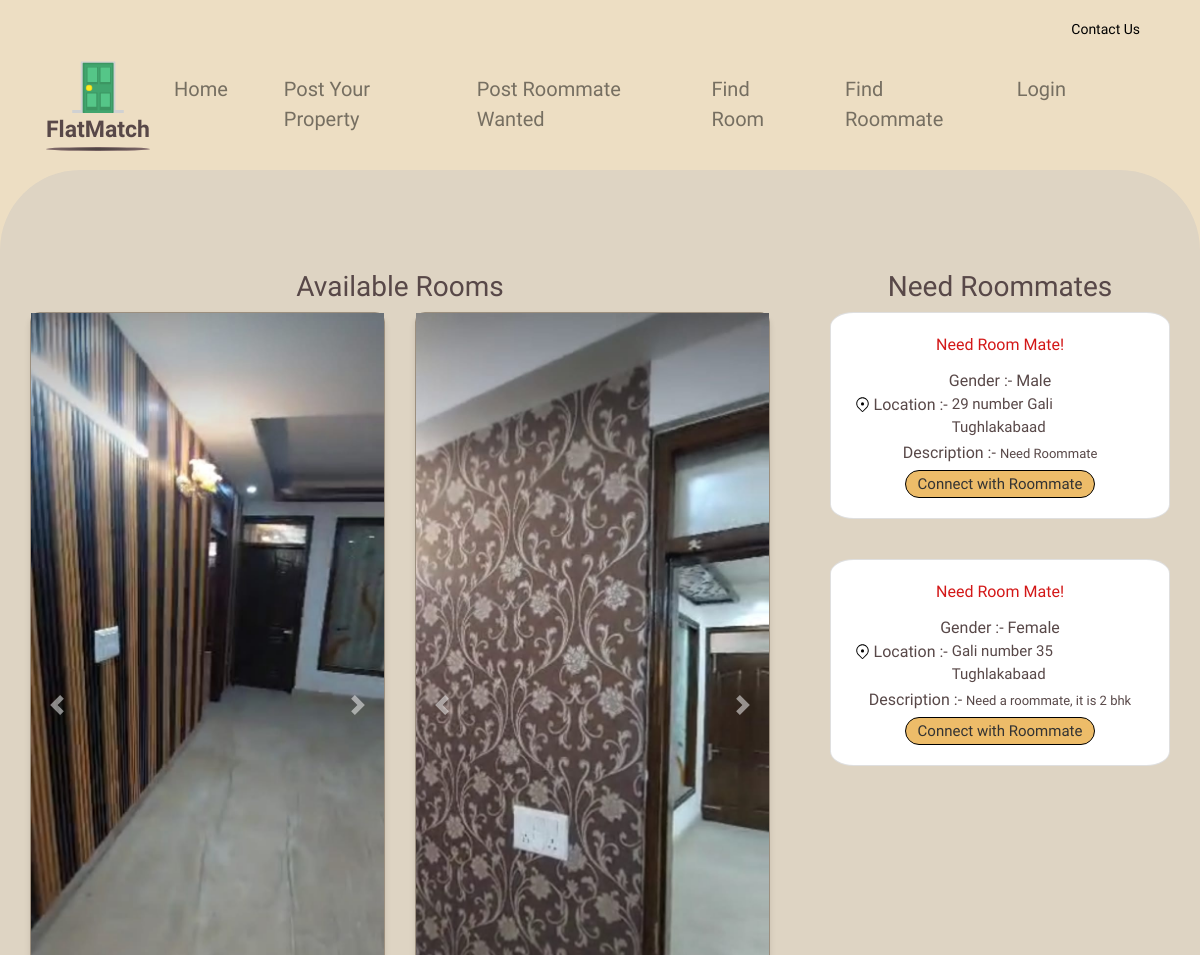
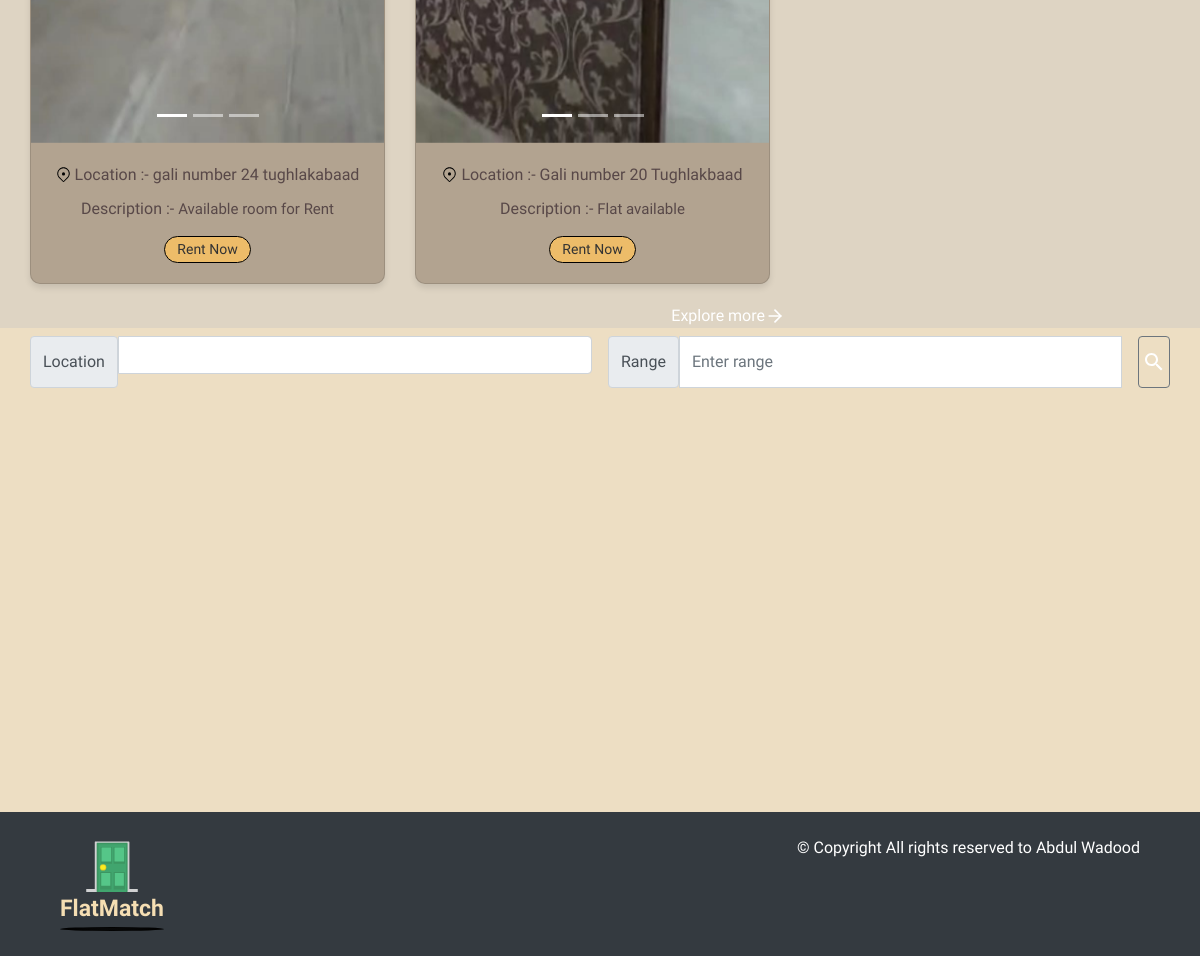
The page / on the database its author committed (2 pictures, top to bottom).
### tables this page shows
CREATE TABLE Room (
                 id INTEGER PRIMARY KEY,
                 address TEXT,
                 description TEXT,
                 latitude REAL,
                 longitude REAL,
                images TEXT
                 );

CREATE TABLE Roommate (
                id INTEGER PRIMARY KEY,
                address TEXT,   
                gender TEXT,
                description TEXT,
                contact TEXT,
                latitude REAL,
                longitude REAL
                 );

### app.py (the view)
@app.route('/')
def index():
    conn = sqlite3.connect('dummy.db')
    c = conn.cursor()
    c.execute("SELECT * FROM Room")
    rooms = c.fetchall()
    print("rooms data= ",rooms)
    room_data = []
    for room in rooms:
        images = room[5].split(', ') if room[5] else []
        room_data.append({'room': room, 'images': images})
    c.execute("SELECT id,address,gender,description FROM Roommate")
    roommates = c.fetchall()
    print("roommates data= ",roommates)
    conn.close()
    if 'username' in session:
            username = session['username']
            print("username=",username)
            return render_template('index.html', room_data=room_data, roommates=roommates, username=username)
    else:
        return render_template('index.html', room_data=room_data, roommates=roommates)

### templates/index.html (shortened to what this page needs)
{% extends "base.html" %}
{% block content %}
<div class="custom-div">
    <div class="row">
        <div class="col-md-8" style="margin-top: 100px;">
          <h3 class="text-center">Available Rooms</h3>
          <div class="row">
                {% for data in room_data %}
                <div class="col-md-6" style="margin-bottom: 20px;">
                    <div class="card" style="text-align: center; border-radius: 10px; background-color: var(--color-darkgray); box-shadow: 0px 4px 6px rgba(0, 0, 0, 0.1);">
                        <div id="demo{{ data['room'][0] }}" class="carousel slide" data-ride="carousel">
                            <ul class="carousel-indicators">
                                {% for image in data['images'] %}
                                <li data-target="#demo{{ data['room'][0] }}" data-slide-to="{{ loop.index0 }}" {% if loop.first %}class="active"{% endif %}></li>
                                {% endfor %}
                            </ul>
                            <div class="carousel-inner">
                                {% for image in data['images'] %}
                                <div class="carousel-item {% if loop.first %}active{% endif %}">
                                    <img src="{{ url_for('static', filename='uploads/' + image) }}" alt="Image" width="100%" height="auto">
                                </div>
                                {% endfor %}
                            </div>
                            <a class="carousel-control-prev" href="#demo{{ data['room'][0] }}" data-slide="prev">
                                <span class="carousel-control-prev-icon"></span>
                            </a>
                            <a class="carousel-control-next" href="#demo{{ data['room'][0] }}" data-slide="next">
                                <span class="carousel-control-next-icon"></span>
                            </a>
                        </div>
                        <div class="card-body">
                            <div style="display: block;">
                                <img src="/static/location.svg" style="vertical-align: top; margin-top: 4px; width: 15px;" alt="">
                                <p class="card-text" style="display: inline; vertical-align: top; font-family: var(--font-kodchasan);">Location :- </p>
                                <p class="card-text" style="display: inline-block; max-width: 80%; text-overflow: ellipsis; text-align: left; font-size: 16px; font-family: var(--font-kufam);">{{ data['room'][1] }}</p>
                            </div>
                            <div style="display: block; margin-top: 10px;">
                                <p class="card-text" style="display: inline; vertical-align: top; font-family: var(--font-kodchasan);">Description :- </p>
                                <p class="card-text" style="display: inline-block; max-width: 80%; text-overflow: ellipsis; text-align: left; font-size: 15px;">{{ data['room'][2] }}</p>
                            </div>
                            <a href="/room?id={{ data['room'][0] }}" class="btn btn-primary rounded-pill customised-btn" style="font-size: 14px; margin-top: 15px;">Rent Now</a>
                        </div>
                    </div>
                </div>
                {% endfor %}
            </div>
            <a href="/room?id=all" style="color: white;text-align: right;display: flex;justify-content: right;">
                Explore more
                <img src="/static/arrow-right (1).svg" alt="" >
            </a>
        </div>
        <div class="col-md-4" style="margin-top: 100px;">
          <h3 class="text-center">Need Roommates</h3>
            <div class="row ">
              {% for roommate in roommates %}
              <div class="col-md-12" style="margin-bottom: 2.5rem;">
                  <div class="card" style="border-radius: 7%;">
                      <div class="card-body customised-roommate-fonts-colors" style="text-align: center;">
                          <h7 class="card-title" >Need Room Mate!</h7>
                          <div style="display: block;">
                              <p class="card-text" style="display: inline; font-family: var(--font-kodchasan);">Gender :- </p>
                              <p class="card-text" id="gender" style="display: inline;">{{ roommate[2] }}</p>
                          </div>
                          <div style="display: block; ">
                              <img src="/static/location.svg" style="vertical-align: top; margin-top: 4px; width: 15px;" alt="">
                              <p class="card-text" style="display: inline; vertical-align: top; font-family: var(--font-kodchasan);">Location :- </p>
                              <p class="card-text" style="display: inline-block; max-width: 65%; text-overflow: ellipsis;text-align: left;font-size: 15px;">{{ roommate[1] }}</p>
                          </div>
                          <div style="display: block; margin-top: 2px;">
                              <p class="card-text" style="display: inline; vertical-align: top; font-family: var(--font-kodchasan);">Description :- </p>
                              <p class="card-text" style="display: inline-block; max-width: 65%; text-overflow: ellipsis;text-align: left; font-size: 13px;">{{ roommate[3] }}</p>
                          </div>
                          {% if roommate[4] %}
                          <div>
                              <p class="card-text" style="font-weight: 600; margin-top: 2px;">Contact Info: {{ roommate[4] }}</p>
                          </div>
                          {% else %}
                          <a href="/roommate?id={{ roommate[0] }}" style="margin-top: 5px;" class="btn btn-primary rounded-pill customised-btn">Connect with Roommate</a>
                          {% endif %}
                      </div>
                  </div>
              </div>
              {% endfor %}
            </div>
        </div>
    </div>
</div>
<div class="container mt-2" style="max-width: 100%;">
  <div class="row">
  <div class="col d-flex justify-content-center">
    <div class="input-group mb-3 mr-3" id='searchBoxContainer' >
        <label class="input-group-text" for="location" id="location">Location</label>
          <input class="form-control" type='text'  id='searchBox' />
    </div>
    <div class="input-group mb-3 ms-3">
        <label class="input-group-text" for="range" id="range">Range</label>
        <input type="text" class="form-control mr-3" id="rangeinput" style="box-sizing: content-box;background-color: rgb(255, 255, 255);"placeholder="Enter range">
        <button class="btn btn-outline-secondary" type="button" onclick="getLocation()" style="padding: 3px;">
          <img src="/static/search_white_24dp.svg" alt="">
         </button>
    </div>
    </div>
  </div>
    <div class="row">
    <div class="col mb-2 " >
      <div id="map" ></div>
    </div>
  </div>
</div>
<footer class="bg-dark text-white py-4">
  <div class="container">
    <div class="row">
      <div class="col-md-6">
        <a class="navbar-brand" href="/">
          <div class="logo-container">
              <img src="/static/door.svg" alt="error" width="50%">
              <span class="logo-text" style="color: wheat;">FlatMatch</span>
              <div class="frame-child" style="background: radial-gradient(50% 50% at 50% 50%, #0a0a0a, #000000);"></div>
          </div>
      </a>
      </div>
      <div class="col-md-6 text-md-right">
        <p class="mb-0">&copy; Copyright  All rights reserved to Abdul Wadood</p>
      </div>
    </div>
  </div>
</footer>
{% endblock %}

### templates/base.html (shortened to what this page needs)
<!DOCTYPE html>
<html lang="en">
<head>
    <link rel="stylesheet" href="https://stackpath.bootstrapcdn.com/bootstrap/4.5.2/css/bootstrap.min.css">
    <link rel="stylesheet" href="{{ url_for('static', filename='style.css') }}">
</head>
<body>
    <a href="/contact" class="contact-link">Contact Us</a>
    <nav class="nav navbar navbar-expand-lg navbar-light ">
        <a class="navbar-brand" href="/">
            <div class="logo-container">
                <img src="/static/door.svg" alt="error" width="50%">
                <span class="logo-text">FlatMatch</span>
                <div class="frame-child"></div>
            </div>
        </a>
        <div class="collapse navbar-collapse" id="navbarNav">
            <ul class="navbar-nav ml-auto">
                <li class="nav-item">
                    <a class="nav-link" href="/">Home</a>
                </li>
                <li class="nav-item">
                    <a class="nav-link" href="/register?type=room">Post Your Property</a>
                </li>
                <li class="nav-item">
                    <a class="nav-link" href="/register_roommate">Post Roommate Wanted</a>
                </li>
                <li class="nav-item">
                    <a class="nav-link" href="/room?id=all">Find Room</a>
                </li>
                <li class="nav-item">
                    <a class="nav-link" href="/roommate?id=all">Find Roommate</a>
                </li>
                {% if 'username' in session %}
                <li class="nav-item">
                    <a class="nav-link" href="/logout">Logout {{username}}</a>
                </li>
                {% else %}
                <li class="nav-item">
                    <a class="nav-link" href="/login" >Login</a>
                </li>
                {% endif %}
            </ul>
        </div>
    </nav>
        {% block content %}
        {% endblock %}
</body>
</html>

### static/style.css (style rules this page uses)
body { font-family: Arial, sans-serif; margin: 0; padding: 0; font-size: var(--font-size-lgi); color: var(--color-dimgray); font-family: var(--font-marko-one); background-color: rgba(228, 205, 165, 0.66); }
:root { --font-marko-one: "Marko One"; --font-kufam: Kufam; --font-kodchasan: Kodchasan; --font-kantumruy: Kantumruy; --font-kadwa: Kadwa; --font-marcellus-sc: "Marcellus SC"; --color-white: #fff; --color-sandybrown: #edbc69; --color-dimgray: #584848; --color-red: #ff1010; --color-gray: rgba(255, 253, 253, 0); --color-darkgray: #b2a390; --color-gainsboro: #d9d9d9; }
.logo-container { position: relative; display: inline-block; text-align: center; }
.logo-container img { display: block; margin: 0 auto; width: 50%; }
.logo-text { display: block; text-align: center; font-weight: bold; margin-top: 0px; font-family: var(--font-kadwa); font-size: 23px; color: var(--color-dimgray); }
.flatmatch1, .frame-child { position: absolute; }
.frame-child { border-radius: 50%; background: radial-gradient(50% 50% at 50% 50%, #3e3737, #866e6e); width: -webkit-fill-available; height: 4px; }
.contact-link { position: absolute; top: 19px; right: 5%; color: black; text-decoration: none; font-family: var(--font-marcellus-sc); font-size: 14px; }
nav { font-weight: 500; background-color: #333; color: #fff; padding: 10px; margin-top: 33px; background-color: transparent; width: 95%; margin-left: auto; margin-right: auto; display: flex; justify-content: center; }
.navbar-nav { margin-right: 40px; font-size: 20px; font-family: var(--font-kantumruy); }
.nav-item { margin-right: 40px; }
.custom-div { background-color: #ded4c3; border-top-left-radius: 80px; border-top-right-radius: 80px; height: auto; width: 100%; margin-top: 10px; }
.row { justify-content: center; margin-right: 0px; margin-left: 0px; }
.card { flex-wrap: wrap; align-items: normal; }
.card-title { display: flex; justify-content: center; }
.card-text:last-child { justify-content: center; display: flex; }
.carousel-inner img { width: 100%; height: 100%; }
.customised-btn { border-radius: 80%; text-align: center; font-family: var(--font-marko-one); background-color: var(--color-sandybrown); padding: 2px 0.75rem; font-size: 15px; color: #333; border-color: #000000; }
.customised-roommate-fonts-colors>h7 { color: #d31818; font-family: var(--font-kufam); }
.customised-roommate-fonts-colors div p { color: var(--color-dimgray); font-family: var(--font-kufam); }
#map { width: 100%; height: 400px; }

### rows shown on the page
Room: address "gali number 24 tughlakabaad", description "Available room for Rent"
Room: address "Gali number 20 Tughlakbaad", description "Flat available"
Roommate: gender "Male", address "29 number Gali Tughlakabaad", description "Need Roommate"
Roommate: gender "Female", address "Gali number 35 Tughlakabaad", description "Need a roommate, it is 2 bhk"
